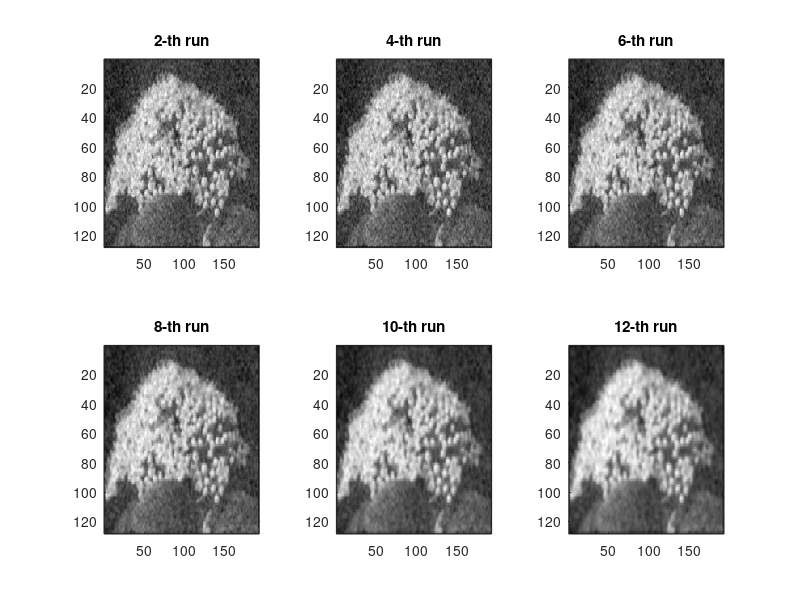

MATLAB code for this plot:
%for the midterm

I=load('midterm_1_data.mat');


%take D1 as an exmple

D1=I.D1;

[m n] = size(D1);

% Do gaussian Smoothing....
for blur=2:2:12
h = fspecial('gaussian',10,0.1*blur);
I1 = imfilter(D1,h);

%Display the images
Handle=figure(1);
subplot(2,3,blur/2)
imagesc(I1);
colormap(gray);
title(sprintf('%d-th run', blur));
end;
print(Handle,'-depsc','Figure1.eps');






%define the neighbor
for i = 1:m
    for j = 1:n
        temp = [i-1,j; i+1,j; i,j-1; i,j+1];
        ngh{i,j} = temp(min(temp, [], 2) >= 1 & temp(:, 1) <= m & temp(:,2)<=n, :);
    end
end

%define the sd for the posterior density

del1 = 10; %20 100;
del1 = 20;
del1 = 100;

del2 = 30; 

del = del1*del2/sqrt((del1^2+del2^2));

%K sweeps
K = 6;
XX = D1;
X = D1;

for k=2:K
for i = 1:m
    for j = 1:n
        mu1 = 0;
        for r=1:length(ngh{i,j})
                mu1 = mu1 + X(ngh{i,j}(r,1),ngh{i,j}(r,2));
        end
        
        mu1 = mu1/r;
        
        mu2 = X(i,j);  %some problem here
        
        %new mu for the posterior Density
        mu = (mu1*del2^2 + mu2*del1^2)/(del1^2 + del2^2);
        
        %Use Gibbs sampling
        U = mu + randn(1)*del;
        
        X(i,j)=U;
    end;
end;
  XX(:,:,k) =X;
end;




figure(1);
for k=1:K
    hold on, subplot(2,3,k);
    imagesc(XX(:,:,k));
    colormap(gray);
    title(sprintf('%d-th run', k));
   % pause; clf;
end
    

        
